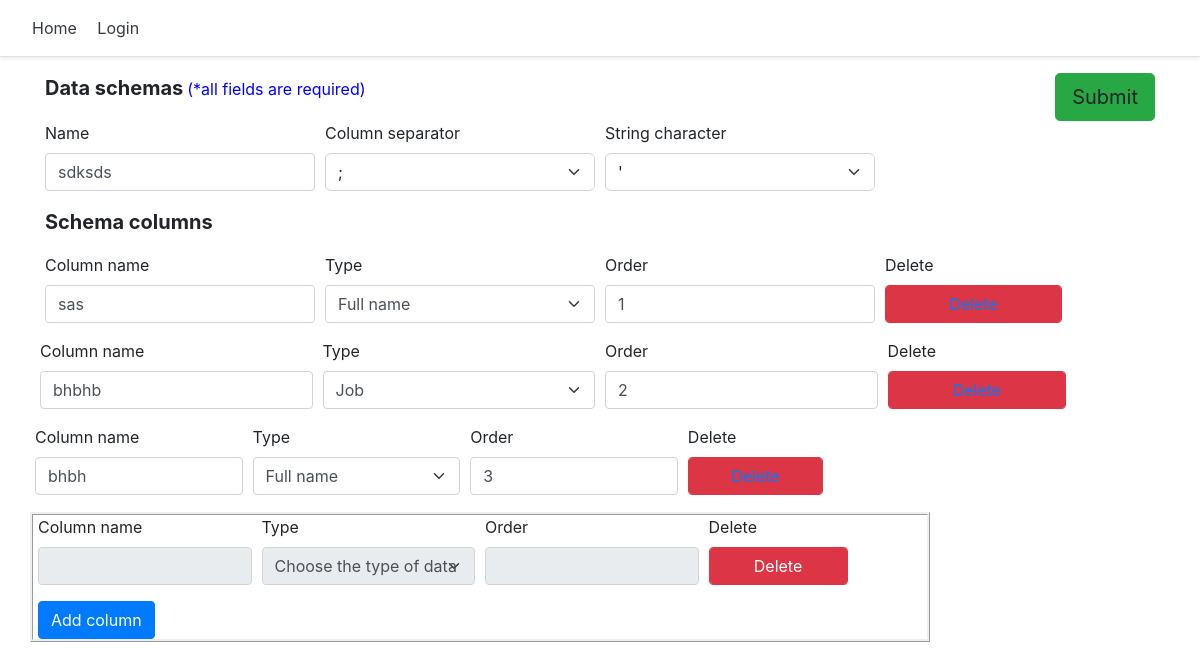
The page /schema/111/edit on the database its author committed.
### schema/models.py (models this page shows, shortened)
class Schema(models.Model):
    id = models.AutoField(primary_key=True)
    schema_name = models.CharField(max_length=50)
    column_separator = models.IntegerField(choices=COLUMN_SEPARATOR_CHOICES, default=1)
    string_character = models.IntegerField(choices=STRING_CHARACTER_CHOICES, default=1)
    created_at = models.DateTimeField(editable=False, auto_now=datetime.datetime.now())
    updated_at = models.DateTimeField(auto_now=datetime.datetime.now())
    status = models.BooleanField(default=False)
    user = models.ForeignKey(User, on_delete=models.CASCADE, related_name='schemas')

class Column(models.Model):
    id = models.AutoField(primary_key=True)
    column_name = models.CharField(max_length=50)
    type = models.IntegerField(choices=COLUMN_TYPE_CHOICES)
    order = models.IntegerField()
    schema = models.ForeignKey(Schema, on_delete=models.CASCADE, related_name='columns')

### schema/views.py (the view, shortened to what this page needs)
# urls.py: path('schema/<int:pk>/edit', edit_schema, name='edit_schema'),
def edit_schema(request, pk):
    context = {}
    schema = Schema.objects.filter(id=pk).first()
    columns = schema.columns.order_by('order')
    redirect_url = reverse('generate_data')
    if request.method == 'GET':
        form = SchemaUpdateForm(
            initial=
            {
                'schema_name': schema.schema_name,
                'column_separator': schema.column_separator,
                'string_character': schema.string_character,
            }
        )
        columns_lst = []
        for column in columns:
            columns_lst.append(ColumnUpdateForm(
                initial=
                {
                    'id': column.id,
                    'column_name': column.column_name,
                    'type': column.type,
                    'order': column.order,
                    'schema': column.schema.id
                }
            )
            )
        context['schema_form'] = form
        context['column_form'] = columns_lst
        context['column_form_empty'] = ColumnUpdateForm()
        context['id'] = pk
    return render(request, 'edit_schema.html', context)

### schema/forms.py (shortened to what this page needs)
class SchemaUpdateForm(forms.ModelForm):
    column_separator = forms.ChoiceField(choices=COLUMN_SEPARATOR_CHOICES)
    string_character = forms.ChoiceField(choices=STRING_CHARACTER_CHOICES)
    class Meta:
        model = Schema
        fields = ('schema_name', 'column_separator', 'string_character', 'user')

class ColumnUpdateForm(forms.ModelForm):
    class Meta:
        model = Column
        fields = ('column_name', 'type', 'order', 'schema')

### schema/templates/edit_schema.html (shortened to what this page needs)
{% extends 'home.html' %}
{% block content %}
  <link href="//maxcdn.bootstrapcdn.com/bootstrap/4.1.1/css/bootstrap.min.css" rel="stylesheet" id="bootstrap-css">
  <link rel="stylesheet" href="https://use.fontawesome.com/releases/v5.8.1/css/all.css">
  <div>
  <form id="schema_form" method="POST">
    <div class="container">
    <div class="d-flex flex-column">
      <div style="text-align: right">
                  <p style="float: left; font-weight: bold; font-size: 20px">Data schemas </p> <p style="float: left; color:blue; margin: 4px">(*all fields are required)</p>
                    <button style="float: right" id="submit_btn" type="submit"
                      class="btn btn-success btn-lg gradient-custom-4 text-body">Submit</button>
      </div>
        <div class="form-row">
          <div class="form-group col-md-3">
            <label for="inputEmail4">Name</label>
            <input type="text" class="form-control" id="inputEmail4" placeholder="Name" name="schema_name" required value="{{ schema_form.initial.schema_name }}">
          </div>
          <div class="form-group col-md-3">
            <label>Column separator</label>
            <select class="form-select" aria-label="Default select example" name="column_separator" required>
                {% for option in schema_form.column_separator %}
                <option>{{option}}</option>
                {% endfor %}
            </select>
          </div>
          <div class="form-group col-md-3">
          <label>String character</label>
          <select class="form-select" aria-label="Default select example" name="string_character" required>
              {% for option in schema_form.string_character %}
                <option>{{option}}</option>
              {% endfor %}
          </select>
          </div>
        </div>
        <p style="font-weight: bold; font-size: 20px">Schema columns</p>
        {% for column in column_form %}
        <div id="column-form-list" class="form-row">
          <div class="form-group col-md-3 column-form">
            <label for="inputCity">Column name</label>
            <input type="text" class="form-control" id="inputCity" name="column_name" value="{{ column.initial.column_name }}">
          </div>
          <div class="form-group col-md-3 column-form">
            <label for="inputState">Type</label>
            <select id="inputState" class="form-control form-select column-form" aria-label="Default select example" name="type">
                {% for option in column.type %}
                    <option>{{option}}</option>
               {% endfor %}
            </select>
          </div>
          <div class="form-group col-md-3 column-form">
            <label for="inputZip">Order</label>
            <input type="number" class="form-control" id="inputZip" name="order" value="{{ column.initial.order }}">
          </div>
          <div class="form-group col-md-2 column-form">
            <label for="inputZip">Delete</label>
            <button type="submit" class="btn btn-danger form-control"><a href="{% url 'delete_column' column.initial.schema column.initial.id %}">Delete</a></button>
          </div>
        {% endfor %}
        <div class="col-sm-12 col-md-12 col-lg-12">
        </div>
      </form>
  </div>
      <div style="width:900px;height:130px;border-style: ridge;" id="column-form-list" class="form-row">
          <div class="form-group col-md-3 column-form">
            <label for="inputCity">Column name</label>
            <input type="text" class="form-control" id="inputCity" name="name" readonly>
          </div>
          <div class="form-group col-md-3 column-form">
            <label for="inputState">Type</label>
            <select id="inputState" class="form-control form-select column-form" aria-label="Default select example" name="ctype" disabled="true">
              <option disabled selected>Choose the type of data</option>
            </select>
          </div>
          <div class="form-group col-md-3 column-form">
            <label for="inputZip">Order</label>
            <input type="number" class="form-control" id="inputZip" name="corder" readonly>
          </div>
          <div class="form-group col-md-2 column-form">
            <label for="inputZip">Delete</label>
            <button type="button" class="btn btn-danger form-control">Delete</button>
          </div>
          <div class="form-group col-md-3">
            <button id="add_btn" type="submit" class="btn btn-primary">Add column</button>
          </div>
        </div>
{% endblock %}

### templates/snippets/header.html (style rules this page uses)
@media (min-width: 768px) { html { font-size: 16px; } }

### rows shown on the page
Schema: schema_name "sdksds"
Column: column_name "sas"
Column: column_name "bhbhb"
Column: column_name "bhbh"

### other values the page prints
form field column_separator ";"
form field string_character "'"
form field type "Full name"
form field type "Job"
